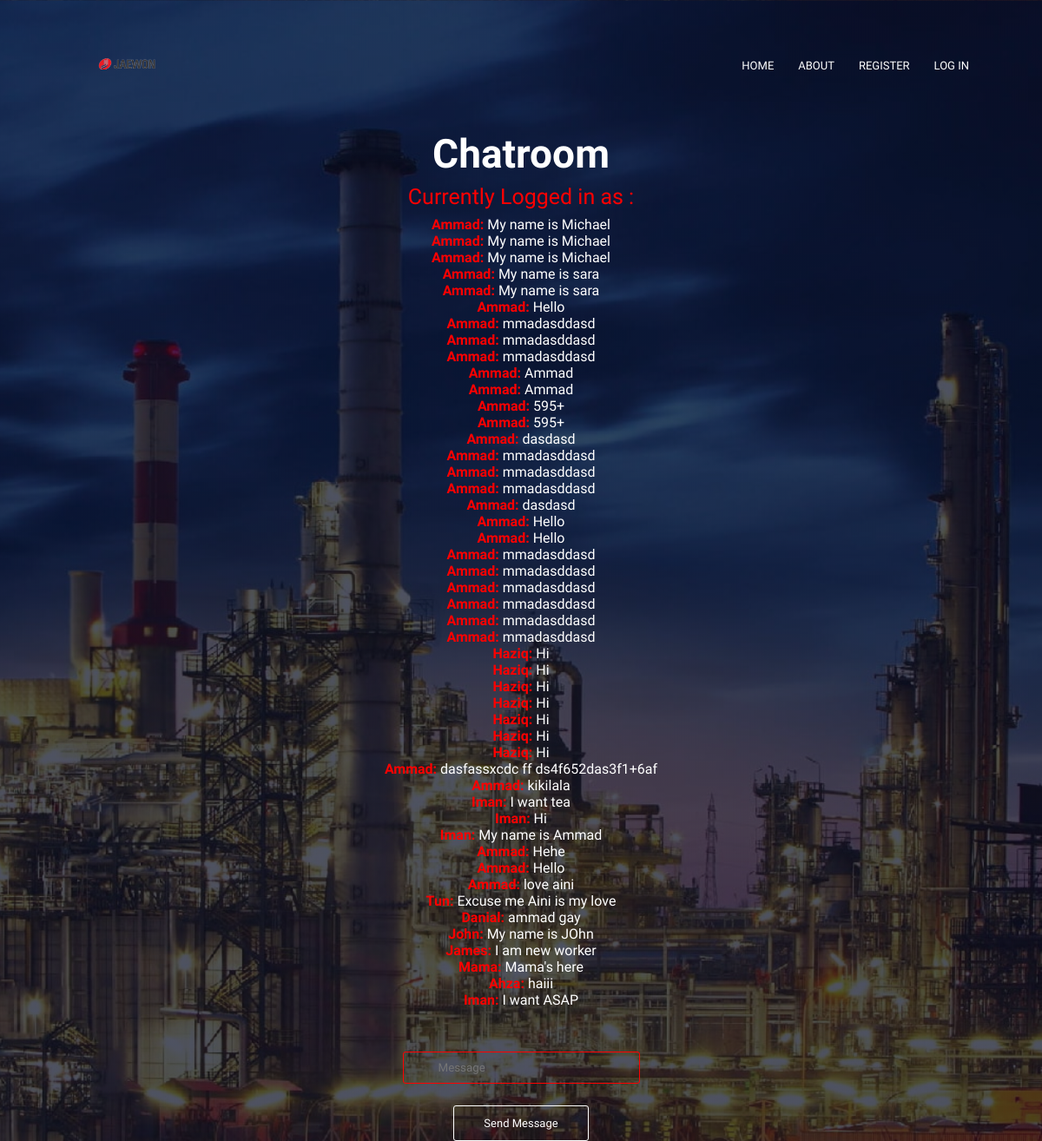
The page /message on the database as committed earlier.
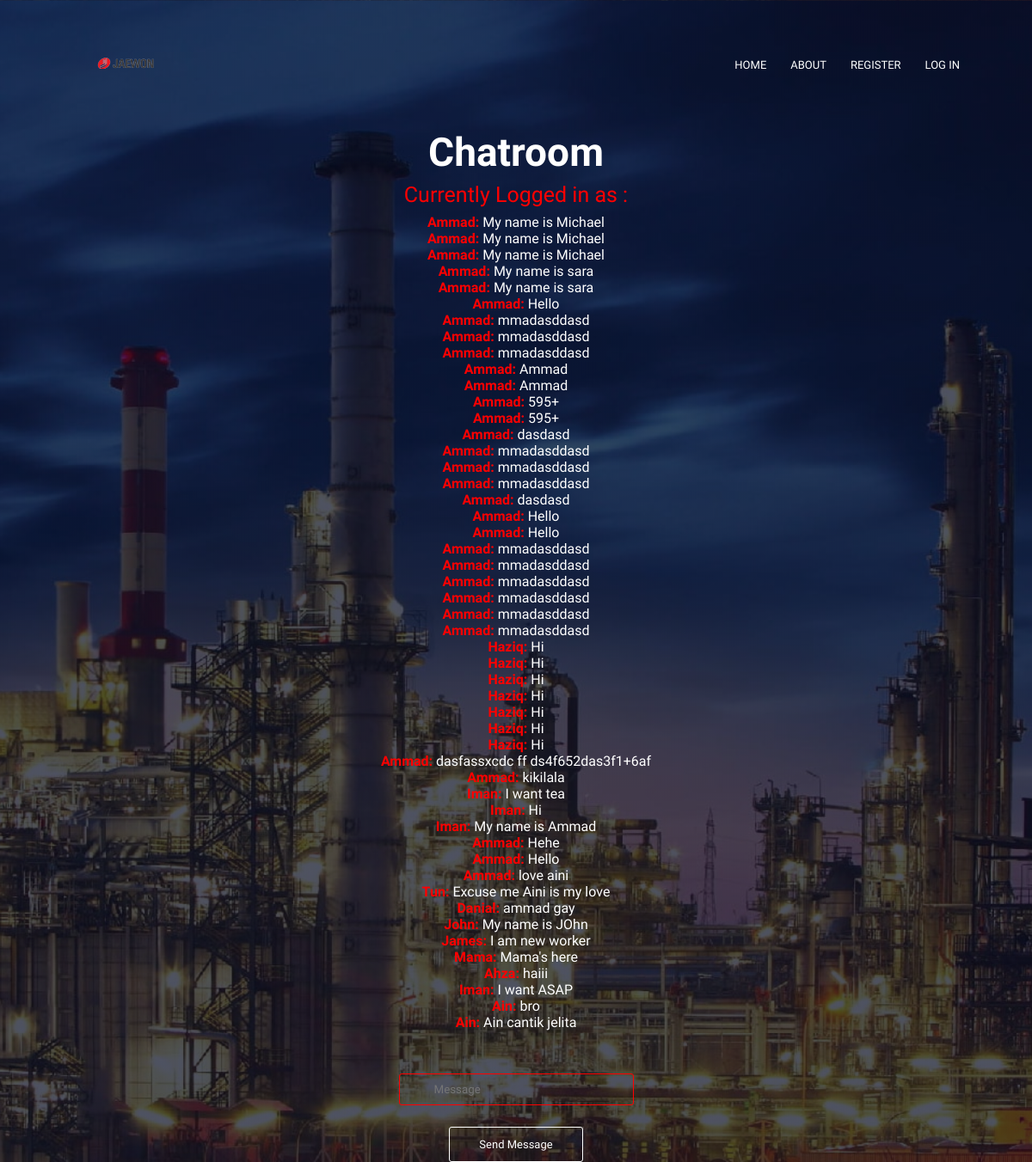
The same page on the database as committed later.
### tables this page shows
CREATE TABLE message (
    id INTEGER,
    user_id INTEGER,
    message TEXT,
    PRIMARY KEY(id),
    FOREIGN KEY(user_id) REFERENCES users(id)
);

CREATE TABLE users (
    id INTEGER,
    username TEXT NOT NULL,
    hash TEXT,
    PRIMARY KEY(id)
);

### app.py (the view)
@app.route("/message", methods =["POST", "GET"])
def message():
    if request.method == "POST":
        if session.get("user_id") is None:
            return redirect("/login")
        db.execute("INSERT INTO message (user_id, message) VALUES (?, ?)", session["user_id"], request.form.get("message"))
        return redirect("/")
    if request.method == "GET":
        usernames = db.execute("SELECT username from users;")
        MESSAGES = db.execute("select username,message from users, message where users.id = message.user_id;")
        return render_template("chatroom.html", messages = MESSAGES, usernames=usernames)

### templates/chatroom.html (shortened to what this page needs)
{% extends "layout.html" %}
{% block main %}
<h1>Chatroom</h1>
<p style="color: red;">Currently Logged in as : {{current_user}} </p>
{% for jinja_var in messages %}
    <b style="color: red">{{ jinja_var["username"] }}:</b> {{ jinja_var["message"] }} <br>
{% endfor %}
<form action="/message" method="post" class="login-form">
    <div>
        <input required class="namenpass-box" type="text" placeholder="Message" name="message" id="message">
    </div>
    <div>
        <button class="hero-btn submit-btn" type="submit" name="submit">Send Message</button>
    </div>
</form>
{% endblock %}

### templates/layout.html (shortened to what this page needs)
<!DOCTYPE html>
<html lang="en">
<head>
    <link rel="stylesheet" href="/static/styles3.css">
    <link rel="stylesheet" href="https://stackpath.bootstrapcdn.com/font-awesome/4.7.0/css/font-awesome.min.css">
</head>
<body>
<section class="login-header">
    <nav>
        <a href="/test4">
            <img src="/static/jaewon.png">
        </a>
        <div class="nav-links" id="navLinks">
            <ul>
                <li><a href="/test4">HOME</a></li>
                <li><a href="/about">ABOUT</a></li>
                {% if session["user_id"] %}
                    <li><a class="hero-btn" href="/">Chatroom</a></li>
                    <li><a class="hero-btn" href="/logout">Logout Here</a></li>
                {% else %}
                    <li><a href="/register">REGISTER</a></li>
                    <li><a href="/login">LOG IN</a></li>
                {% endif %}
            </ul>
        </div>
    </nav>
    {% block main %}{% endblock %}
</section>
</body>
</html>

### static/styles3.css (style rules this page uses)
* { margin: 0; padding: 0; font-family: 'Josefin Sans', sans-serif; }
nav { display: flex; padding: 2% 6%; justify-content: space-between; align-items: center; }
nav img { width: 150px; }
.nav-links { flex: 1; text-align: right; }
.nav-links ul li { list-style: none; display: inline-block; padding: 8px 12px; position: relative; }
.nav-links ul li a { color: #fff; text-decoration: none; font-size: 13px; }
.nav-links ul li a::after { content:''; height: 2px; width: 0%; background: red; display: block; margin: auto; transition: 0.3s; }
.hero-btn { display: inline-block; color: #fff; text-decoration: none; border: 1px solid #fff; padding: 12px 34px; font-size: 13px; background: transparent; position: relative; cursor: pointer; border-radius: 3px; }
h1 { font-size: 46px; font-weight: 600; }
p { color: black; font-size: 25px; font-weight: 300; line-height: 25px; padding: 10px; }
.login-header { min-height: 100vh; width: 100%; background-image: linear-gradient(rgba(4, 9, 30, 0.7),rgba(4, 9, 30, 0.7)),url(/static/back.jpg); background-position: center; background-size: cover; position: relative; text-align: center; color: white; }
.login-form { margin-top: 50px; }
.namenpass-box { padding:10px 40px; background: transparent; border: 1px solid red; border-radius: 3px; color: white; margin-bottom: 5px; }
.submit-btn { margin-top: 20px; }

Rows that differ between the two databases and show on the page:
added message: username "Ain", message "bro"
added message: username "Ain", message "Ain cantik jelita"
